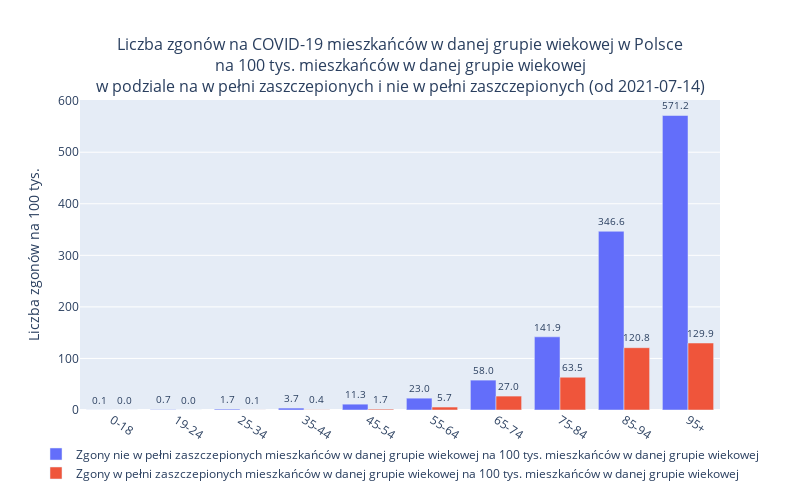

Notebook source saved alongside this figure:
### Code cell
x_col = "Grupa wiekowa"
title_str = "w Polsce" #"w województwach"
filename_str = "wiek_ogolem"
denominator_col = "mieszkańców w danej grupie wiekowej"
title = "Liczba zgonów na COVID-19 " + denominator_col + " " + title_str + "<br>na 100 tys. "+ denominator_col +\
        "<br>w podziale na w pełni zaszczepionych i nie w pełni zaszczepionych (od " + str(from_date) + ")"
df_to_plot = df[:-1]

plot_df2(
    x_col=x_col, 
    denominator_col=denominator_col, 
    title=title , 
    filename_str=filename_str,  
    from_date = from_date, 
    df = df_to_plot, 
    image_dir = basiw.image_dir
    )

### Figure 1 — Plotly figure (JSON) as saved in the notebook; plotly's stock layout.template omitted (floating-point values rounded to 4 significant figures)
{"data": [{"name": "Zgony nie w pełni zaszczepionych mieszkańców w danej grupie wiekowej na 100 tys. mieszkańców w danej grupie wiekowej", "offsetgroup": "1", "text": [0.1158, 0.711, 1.711, 3.737, 11.32, 22.96, 57.96, 141.9, 346.6, 571.2], "textposition": "outside", "texttemplate": "%{text:2.1f}", "type": "bar", "x": ["0-18", "19-24", "25-34", "35-44", "45-54", "55-64", "65-74", "75-84", "85-94", "95+"], "y": [0.1158, 0.711, 1.711, 3.737, 11.32, 22.96, 57.96, 141.9, 346.6, 571.2]}, {"name": "Zgony w pełni zaszczepionych mieszkańców w danej grupie wiekowej na 100 tys. mieszkańców w danej grupie wiekowej", "offsetgroup": "2", "text": [0.01447, 0.04182, 0.1302, 0.4097, 1.67, 5.74, 27.0, 63.55, 120.8, 129.9], "textposition": "outside", "texttemplate": "%{text:2.1f}", "type": "bar", "x": ["0-18", "19-24", "25-34", "35-44", "45-54", "55-64", "65-74", "75-84", "85-94", "95+"], "y": [0.01447, 0.04182, 0.1302, 0.4097, 1.67, 5.74, 27.0, 63.55, 120.8, 129.9]}], "layout": {"barmode": "group", "height": 500, "legend": {"title": {"text": ""}, "x": 0.5, "xanchor": "center", "y": -0.25}, "title": {"font": {"size": 16}, "text": "Liczba zgonów na COVID-19 mieszkańców w danej grupie wiekowej w Polsce<br>na 100 tys. mieszkańców w danej grupie wiekowej<br>w podziale na w pełni zaszczepionych i nie w pełni zaszczepionych (od 2021-07-14)", "x": 0.5, "xanchor": "center"}, "uniformtext": {"minsize": 6, "mode": "show"}, "width": 800, "xaxis": {"tickangle": 33}, "yaxis": {"title": {"text": "Liczba zgonów na 100 tys."}}}}
